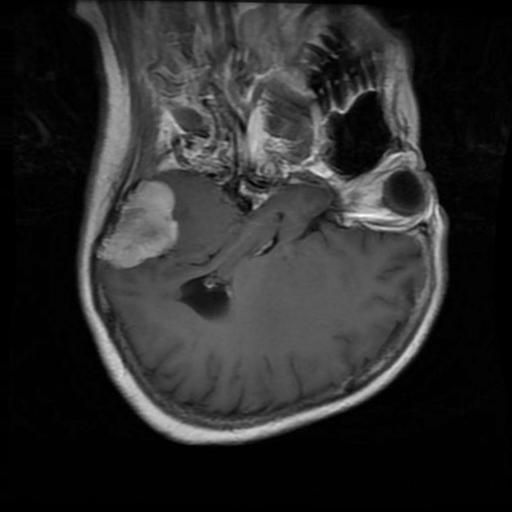
#> input picture backend/uploads/03e4504aada445b087ecc13ab95872a4.jpg, 512 x 512 px; its folder holds only this picture in this run
$ python -i preprocessing.py   (imports and definitions only)
#> lines starting #> are read from the running program, lines starting #| are printed output that depends on the picture
### src/config.py
"""
=========================================================
MRI Brain Tumor Classification Project
Configuration File
=========================================================
"""

from pathlib import Path

# =========================================================
# ROOT DIRECTORY
# =========================================================

ROOT_DIR = Path(__file__).resolve().parent.parent

# =========================================================
# DATASET
# =========================================================

DATASET_DIR = ROOT_DIR / "dataset"

TRAIN_DIR = DATASET_DIR / "Training"

TEST_DIR = DATASET_DIR / "Testing"

# =========================================================
# MODEL DIRECTORY
# =========================================================

MODEL_DIR = ROOT_DIR / "models"

CNN_MODEL = MODEL_DIR / "cnn_model.keras"

MORPH_MODEL = MODEL_DIR / "morphology_model.keras"

HYBRID_MODEL = MODEL_DIR / "hybrid_model.keras"

CLASS_NAMES_FILE = MODEL_DIR / "class_names.pkl"

# =========================================================
# OUTPUT DIRECTORY
# =========================================================

OUTPUT_DIR = ROOT_DIR / "outputs"

CNN_OUTPUT = OUTPUT_DIR / "cnn"

MORPH_OUTPUT = OUTPUT_DIR / "morphology"

HYBRID_OUTPUT = OUTPUT_DIR / "hybrid"

HEATMAP_DIR = OUTPUT_DIR / "heatmaps"

PREDICTION_DIR = OUTPUT_DIR / "predictions"

PLOT_DIR = OUTPUT_DIR / "plots"

REPORT_DIR = OUTPUT_DIR / "reports"

CONFUSION_MATRIX_DIR = OUTPUT_DIR / "confusion_matrix"

# =========================================================
# IMAGE PARAMETERS
# =========================================================

IMAGE_SIZE = (224, 224)

IMG_HEIGHT = 224

IMG_WIDTH = 224

CHANNELS = 3

# =========================================================
# TRAINING PARAMETERS
# =========================================================

BATCH_SIZE = 32

EPOCHS = 35

LEARNING_RATE = 1e-4

VALIDATION_SPLIT = 0.20

RANDOM_STATE = 42

# =========================================================
# CLASSES
# =========================================================

CLASS_NAMES = [

    "glioma",

    "meningioma",

    "pituitary",

    "notumor"

]

NUM_CLASSES = len(CLASS_NAMES)

# =========================================================
# IMAGE TYPES
# =========================================================

IMAGE_EXTENSIONS = [

    ".jpg",

    ".jpeg",

    ".png"

]

# =========================================================
# CREATE PROJECT DIRECTORIES
# =========================================================

PROJECT_FOLDERS = [

    MODEL_DIR,

    OUTPUT_DIR,

    CNN_OUTPUT,

    MORPH_OUTPUT,

    HYBRID_OUTPUT,

    HEATMAP_DIR,

    PREDICTION_DIR,

    PLOT_DIR,

    REPORT_DIR,

    CONFUSION_MATRIX_DIR

]

for folder in PROJECT_FOLDERS:

    folder.mkdir(

        parents=True,

        exist_ok=True

    )

print("Configuration Loaded Successfully")

### src/utils.py
"""
=========================================================
Utility Functions
MRI Brain Tumor Classification
=========================================================
"""

from pathlib import Path
import random
import cv2
import numpy as np

from src.config import *


# =====================================================
# Check Dataset Exists
# =====================================================

# [99 lines left out: functions check_dataset, check_classes, count_images, dataset_summary, random_image, not called in this run]


# =====================================================
# Read Image
# =====================================================

def read_image(image_path):
    """
    Read image safely even if the file path contains Unicode characters.
    """

    image_path = str(image_path)

    image = cv2.imdecode(
        np.fromfile(image_path, dtype=np.uint8),
        cv2.IMREAD_COLOR
    )
#> image is the input picture: shape (512, 512, 3); min 0, max 254, mean 44

    if image is None:
        raise Exception(f"Unable to read image:\n{image_path}")

    image = cv2.cvtColor(image, cv2.COLOR_BGR2RGB)

    return image
# =====================================================
# Image Information
# =====================================================

# [11 lines left out: function image_info, not called in this run]


# =====================================================
# Normalize
# =====================================================

def normalize(image):

    return image.astype(np.float32)/255.0

### src/preprocessing.py
"""
=========================================================
Image Preprocessing Module
=========================================================
"""

import cv2
import numpy as np

from src.config import *
from src.utils import read_image


# =========================================================
# Resize Image
# =========================================================

def resize_image(image):

    return cv2.resize(
        image,
        IMAGE_SIZE,
        interpolation=cv2.INTER_AREA
    )


# =========================================================
# Noise Removal
# =========================================================

def remove_noise(image):

    return cv2.fastNlMeansDenoisingColored(
        image,
        None,
        10,
        10,
        7,
        21
    )


# =========================================================
# CLAHE
# =========================================================

def apply_clahe(image):

    lab = cv2.cvtColor(
        image,
        cv2.COLOR_RGB2LAB
    )
#> lab: shape (224, 224, 3); mean of channels 0, 1, 2 46.3, 128, 128

    l, a, b = cv2.split(lab)

    clahe = cv2.createCLAHE(
        clipLimit=2.0,
        tileGridSize=(8, 8)
    )

    l = clahe.apply(l)
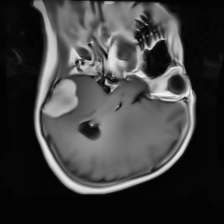
#> l: shape (224, 224); min 2, max 247, mean 61.4

    lab = cv2.merge((l, a, b))
#> lab: shape (224, 224, 3); mean of channels 0, 1, 2 61.4, 128, 128

    image = cv2.cvtColor(
        lab,
        cv2.COLOR_LAB2RGB
    )
#> image: shape (224, 224, 3)

    return image


# =========================================================
# Normalize
# =========================================================

def normalize_image(image):

    image = image.astype(np.float32)

    image /= 255.0

    return image


# =========================================================
# RGB → Gray
# =========================================================

def rgb_to_gray(image):

    return cv2.cvtColor(
        image,
        cv2.COLOR_RGB2GRAY
    )
#> returned value: shape (224, 224)


# =========================================================
# Histogram Equalization
# =========================================================

def histogram_equalization(gray):

    return cv2.equalizeHist(gray)
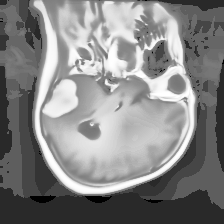
#> returned value: shape (224, 224); min 0, max 255, mean 132.5


# =========================================================
# Complete CNN Pipeline
# =========================================================

def preprocess_for_cnn(image_path):

    image = read_image(image_path)

    image = resize_image(image)

    image = remove_noise(image)

    image = apply_clahe(image)

    image = normalize_image(image)

    return image


# =========================================================
# Complete Morphology Pipeline
# =========================================================

def preprocess_for_morphology(image_path):

    image = read_image(image_path)

    image = resize_image(image)

    image = remove_noise(image)

    image = apply_clahe(image)

    gray = rgb_to_gray(image)

    gray = histogram_equalization(gray)

    return gray


# =========================================================
# Display Helper
# =========================================================

def prepare_display(image):

    image = np.clip(image, 0, 1)

    image = (image * 255).astype(np.uint8)

    return image

>>> result = preprocess_for_morphology('../backend/uploads/03e4504aada445b087ecc13ab95872a4.jpg')

$ run again, on backend/uploads/0b27f4f6f8d142f381feac0fcaedd0ad.jpg
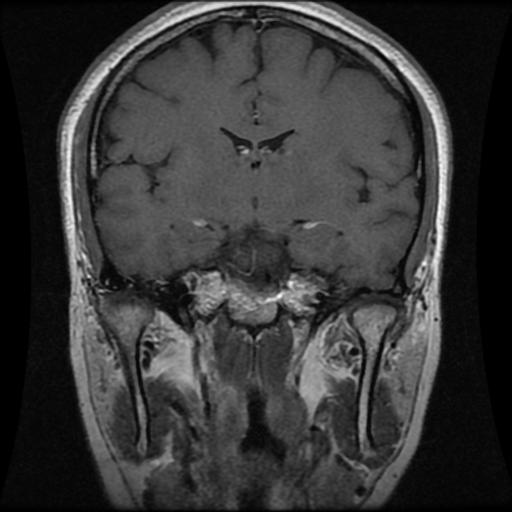
#> input picture backend/uploads/0b27f4f6f8d142f381feac0fcaedd0ad.jpg, 512 x 512 px
#> in read_image, image is the input picture: shape (512, 512, 3); min 0, max 255, mean 55
#> in apply_clahe, `l = clahe.apply(l)`:
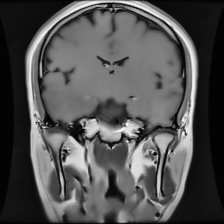
#> l: shape (224, 224); min 1, max 252, mean 81.6
#> image: shape (224, 224, 3)
#> in histogram_equalization, `return cv2.equalizeHist(gray)`:
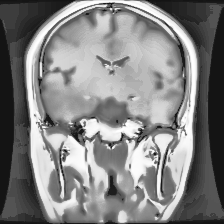
#> returned value: shape (224, 224); min 0, max 255, mean 129.7

$ run again, on backend/uploads/0b28e758de6847d29195287e897da638.jpg
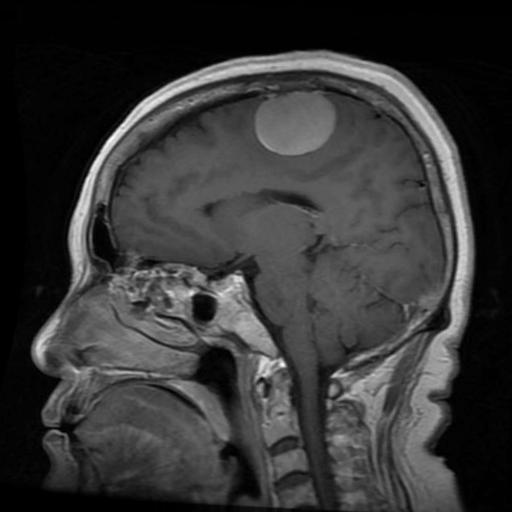
#> input picture backend/uploads/0b28e758de6847d29195287e897da638.jpg, 512 x 512 px
#> in read_image, image is the input picture: shape (512, 512, 3); min 0, max 255, mean 54
#> in apply_clahe, `l = clahe.apply(l)`:
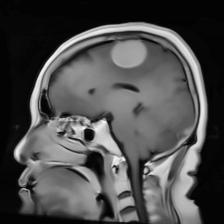
#> l: shape (224, 224); min 1, max 248, mean 76.6
#> image: shape (224, 224, 3)
#> in histogram_equalization, `return cv2.equalizeHist(gray)`:
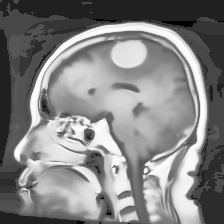
#> returned value: shape (224, 224); min 0, max 255, mean 131

$ run again, on backend/uploads/0d555d8b4ec149afa22156d2d390cf1a.jpg
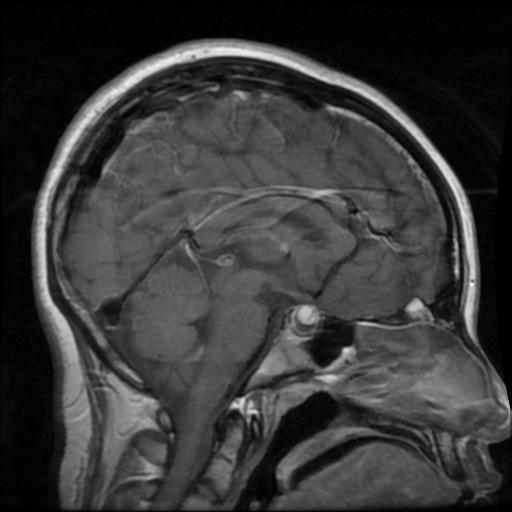
#> input picture backend/uploads/0d555d8b4ec149afa22156d2d390cf1a.jpg, 512 x 512 px
#> in read_image, image is the input picture: shape (512, 512, 3); min 0, max 255, mean 56.6
#> in apply_clahe, `l = clahe.apply(l)`:
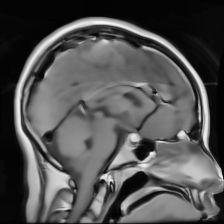
#> l: shape (224, 224); min 2, max 246, mean 81.9
#> image: shape (224, 224, 3)
#> in histogram_equalization, `return cv2.equalizeHist(gray)`:
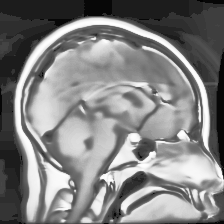
#> returned value: shape (224, 224); min 0, max 255, mean 129.4
